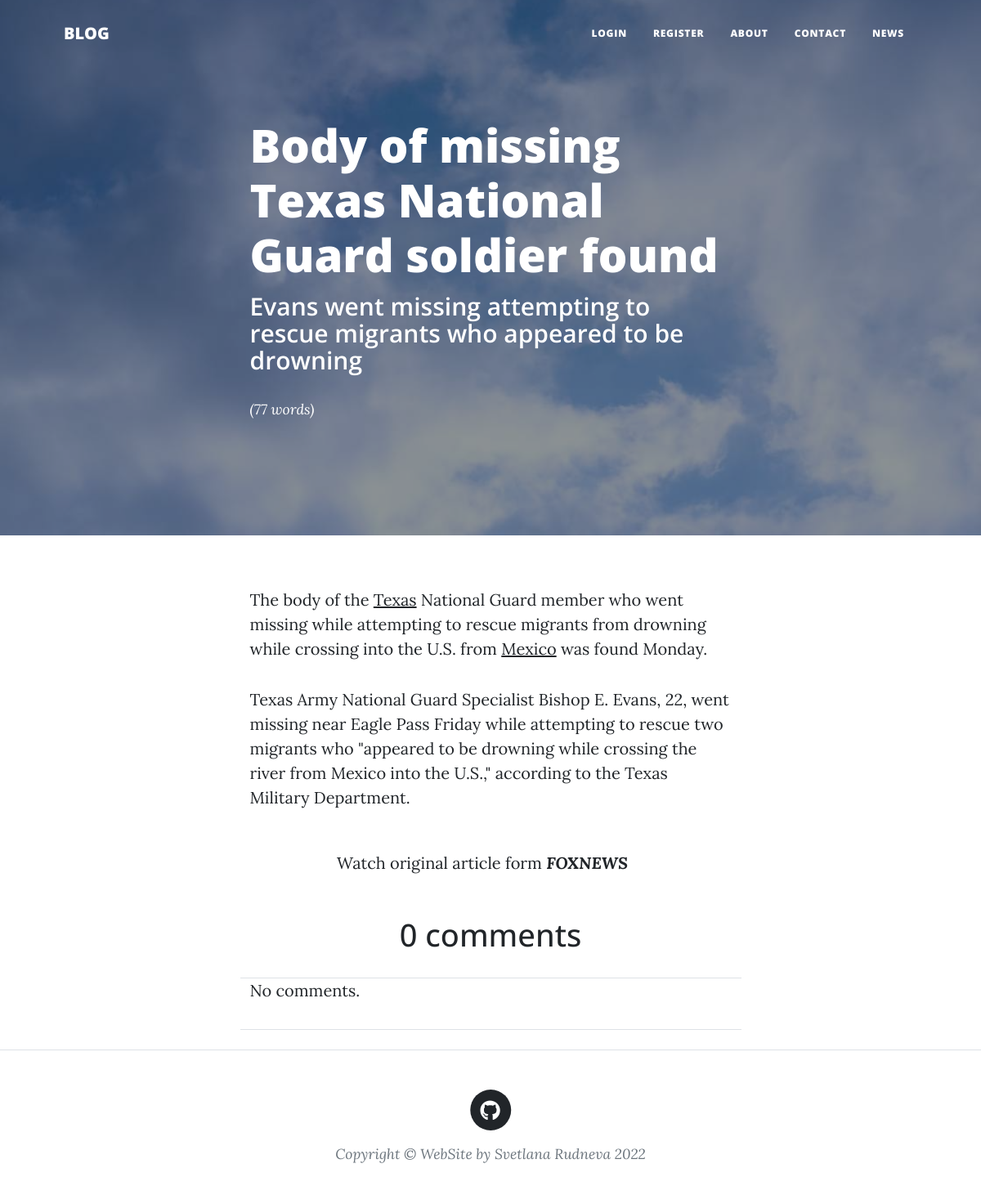
Page /news/Body-of-missing-Texas-National-Guard-soldier-found/ on the committed database.
### home/models.py (models this page shows, shortened)
class NewsModel(models.Model):
    class Meta:
        verbose_name_plural = "News"
    title = models.CharField(max_length=300, blank=True, null=True)
    summary = models.CharField(max_length=300, blank=True, null=True)
    content = models.TextField()
    image = models.ImageField(upload_to="blog", blank=True, null=True)
    comments = GenericRelation(Comment)
    slug = models.SlugField(max_length=50, null=True, blank=True)
    published_at = models.CharField(max_length=300, null=True, blank=True)
    link = models.CharField(max_length=300, null=True, blank=True)

### home/views.py (the view)
# urls.py: path('news/<slug>/', news_details, name="news_details"),
def news_details(request, slug):
    post = get_object_or_404(NewsModel, slug=slug)
    if request.user.is_authenticated:  # check if the user is active
        if request.method == "POST":
            comment_form = CommentForm(request.POST)
            if comment_form.is_valid():
                comment = comment_form.save(commit=False)
                comment.content_object = post
                comment.creator = request.user
                comment.save()
                return redirect(request.path_info)
        else:
            comment_form = CommentForm()
    else:
        comment_form = None
    return render(request, 'news_details.html', {"post": post, "comment_form": comment_form})

### home/templatetags/blog_extras.py (called while the page is built)
@register.simple_tag
def row(extra_classes=""):
    return format_html('<div class="row {}">', extra_classes)

@register.simple_tag
def end():
    return format_html('</div>')

@register.simple_tag
def col(extra_classes=""):
    return format_html('<div class="col {}"', extra_classes)

### home/templates/news_details.html (shortened to what this page needs)
{% extends 'base.html' %}
{% load blog_extras crispy_forms_tags %}
{% load static %}
{% block content %}
    <header class="masthead" style='background-image: url("{% static 'img/post.jpg' %}");'>
        <div class="container position-relative px-4 px-lg-5">
            <div class="row gx-4 gx-lg-5 justify-content-center">
                <div class="col-md-10 col-lg-8 col-xl-7">
                    <div class="post-heading">
                        <h1>{{ post.title }}</h1>
                        {% if post.summary %}
                            <h2 class="subheading">{{ post.summary }}</h2>
                        {% endif %}
                        <span class="meta">
                            <small>({{ post.content|wordcount }} words)</small>
                        </span>
                    </div>
                </div>
            </div>
        </div>
    </header>
    <article class="mb-4">
        <div class="container px-4 px-lg-5">
            <div class="row gx-4 gx-lg-5 justify-content-center">
                <div class="col-md-10 col-lg-8 col-xl-7">
                    <p>{{ post.content|safe }}</p>
                        <div class="text-center" style="margin-top: 50px;">
                            Watch original article form
                            <strong style="font-style: italic;"><a href="{{ post.link }}" style="padding-right:20px;">FOXNEWS</a></strong>
                        </div>
                        {% include 'post-comment.html'%}
                </div>
            </div>
        </div>
    </article>
{% endblock %}

### rows in the picture
NewsModel: title "Body of missing Texas National Guard soldier found", summary "Evans went missing attempting to rescue migrants who appeared to be drowning", content "77", content "The body of the Texas National Guard member who went missing while attempting to rescue migrants from drowning while crossing into the U.S. from Mexico was found Monday. Texas Army National Guard Specialist Bishop E. Evans, 22, went missing near Eagle Pass Friday while attempting to rescue two migrants who \"appeared to be drowning while crossing the river from Mexico into the U.S.,\" according to the Texas Military Department."

### other values in the picture
{{ total_comments }} "0"
